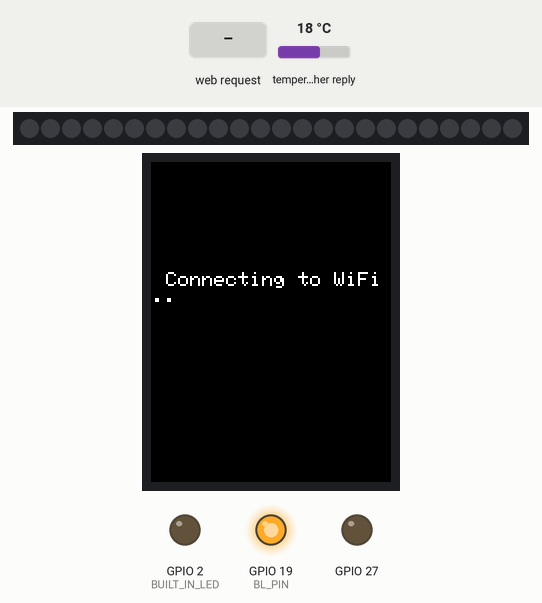
Simulated run of this sketch. Board: ESP32. Shown: 24 RGB LEDs in strip order, left to right, 240×320 colour display, output pins drawn as LEDs (lit = HIGH). The test bench sets the inputs (shaded band); at power-on: temperature in the weather reply 18 °C. Dim RGB values are drawn brighter than linear; WiFi joins after 1.5 s; servers stay silent unless stated; random numbers use the default seed unless the sketch sets one; web services answer with replies made up by the test bench; what the sketch prints to the serial monitor is not drawn.

Above: at 2.8 s.
4.3 s: HTTP request GET /brightness/off received
At 5.2 s:
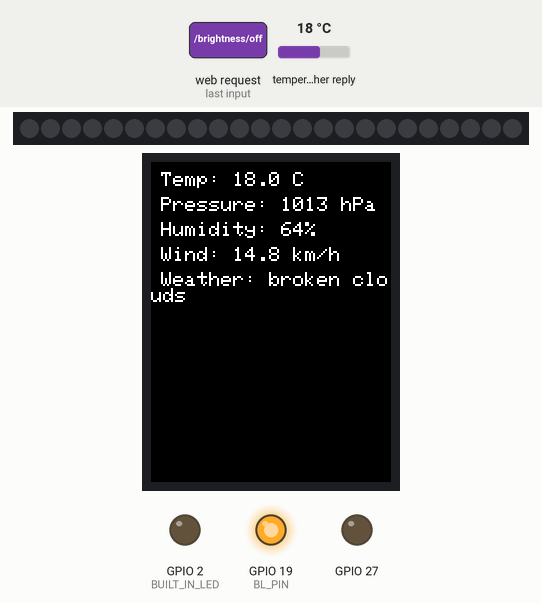
5.8 s: HTTP request GET /brightness/on received
At 6.4 s:
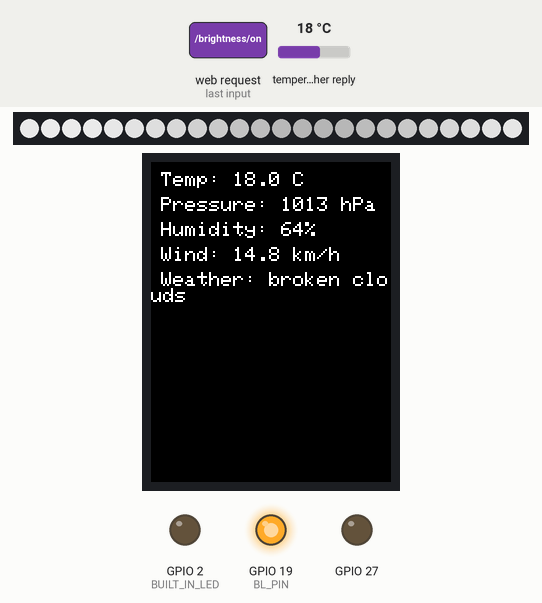
7.4 s: HTTP request GET /brightness/set?value= received
At 8.8 s:
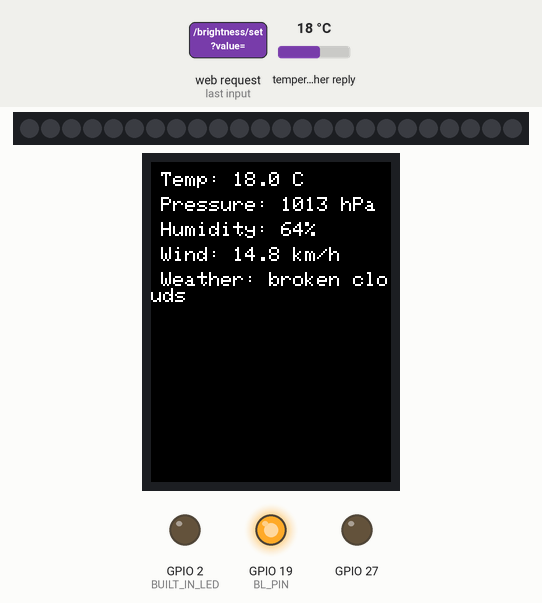
Timing chart, 0 to 10.4 s (numbered marks = the images above; inputs shaded):
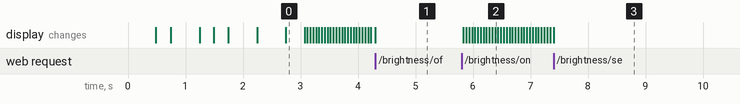

The sketch:

final.ino
```cpp
/*
This code will grab a JSON array from OpenWeatherMaps using the Arduino WiFi.h library, decode it using the ArduinoJson.h library, and will display select data on a 2.4” OLED display using the TFT_eSPI and SPI.h libraries.
The current weather condition, such as; clouds, clear, rain etc, will then be reflected through a 24 LED NeoPixel ring.
Effects include; A blue rain drop effect, a yellow-orange radiant sunbeam, a grey slightly shifting effect to simulate cloud, etc.
These effects are declared as void functions to be easily declared, extended, and to allow for better organisation and reuse in the code anywhere.
The current brightness of the LEDs can also be controlled through a web server using the WiFi.h library to display a static website. The website contains; The Name of the project (ESP32 Weather Station), the current brightness in percentage, one button to turn the brightness OFF (zero), one button to turn the brightness ON (equivalent to full brightness), and a slider to adjust the brightness to any percentage up to 100. It also contains a button to set this current brightness.
The website will only be accessible on the same network as the ESP, unless port forwarding is set up in the routers setting, but some ISPs do not allow for this.
All ISPs do allow setting a device's IP address to a constant one, which is recommended to have the website easily accessible from the same network without having to look up the new IP every time. Below is an image of how this might look like.

  WiFi status codes:
  WL_IDLE_STATUS (0): WiFi is in an idle state.
  WL_NO_SSID_AVAIL (1): No SSID is available.
  WL_SCAN_COMPLETED (2): Scan networks is completed.
  WL_CONNECTED (3): Successfully connected to a WiFi network.
  WL_CONNECT_FAILED (4): Failed to connect to a WiFi network.
  WL_CONNECTION_LOST (5): Connection was lost.
  WL_DISCONNECTED (6): Disconnected from the WiFi network.
*/

// Include necessary libraries
#include <TFT_eSPI.h>
#include <SPI.h>
#include <WiFi.h>
#include <HTTPClient.h>
#include <ArduinoJson.h>
#include <Adafruit_NeoPixel.h>

// Constants
#define BL_PIN 19
#define BUILT_IN_LED 2
#define CIRCLE_PIN 21
#define NUMPIXELS 24

// WiFi and API settings
const char* ssid = "SSID";
const char* password = "PASSWORD";
const char* apiKey = "API_KEY";
const char* city = "POSTAL_CODE";
const char* countryCode = "NZ";

// Global variables
TFT_eSPI tft = TFT_eSPI();
Adafruit_NeoPixel pixels(NUMPIXELS, CIRCLE_PIN, NEO_GRB + NEO_KHZ800);
WiFiServer server(80);
String header;
unsigned long lastEffectUpdate = 0;
const long effectInterval = 50;
int effectStep = 0;
uint8_t brightness = 127;
unsigned long lastWeatherUpdate = 0;
const unsigned long weatherUpdateInterval = 180000;  // 3 minutes
String weatherMain = "Clear";
String weatherDescription = "clear sky";

// Function prototypes
void setupDisplay();
void connectToWiFi();
void fetchWeatherData();
void handleWebClient(WiFiClient client);
void updateWeatherEffect();
void displayWeatherData(float temp, float pressure, int humidity, float windSpeed, const char* conditions);
String httpGETRequest(const char* serverName);
void notConnected();
void setBrightness(uint8_t newBrightness);
void sunEffect();
void cloudEffect();
void rainEffect();
void thunderstormEffect();
void defaultEffect();

void setup() {
  Serial.begin(115200);
  setupDisplay();
  connectToWiFi();
  fetchWeatherData();
  lastWeatherUpdate = millis();
  server.begin();
}

void loop() {
  unsigned long currentMillis = millis();

  // Update weather effect animation
  if (currentMillis - lastEffectUpdate >= effectInterval) {
	lastEffectUpdate = currentMillis;
	updateWeatherEffect();
  }

  // Fetch new weather data every 3 minutes
  if (currentMillis - lastWeatherUpdate >= weatherUpdateInterval) {
	fetchWeatherData();
	lastWeatherUpdate = currentMillis;
  }

  // Handle web client requests
  WiFiClient client = server.available();
  if (client) {
	handleWebClient(client);
  }
}

// Initialize and set up the display
void setupDisplay() {
  pixels.begin();
  pixels.setBrightness(brightness);
  pinMode(BUILT_IN_LED, OUTPUT);
  pinMode(27, OUTPUT);
  tft.init();
  tft.setRotation(0);
  pinMode(BL_PIN, OUTPUT);
  digitalWrite(BL_PIN, HIGH);
  tft.fillScreen(TFT_BLACK);
  tft.setTextColor(TFT_WHITE, TFT_BLACK);
  tft.setTextSize(2);
}

// Connect to WiFi network
void connectToWiFi() {
  WiFi.begin(ssid, password);
  Serial.println("Connecting to WiFi");
  int dotCount = 0;
  while (WiFi.status() != WL_CONNECTED) {
	Serial.print(".");
	notConnected();
	if (dotCount == 0) {
  	tft.fillRect(15, 110, tft.width() - 30, 20, TFT_BLACK);
  	tft.setCursor(15, 110);
  	tft.print("Connecting to WiFi");
	}
	tft.print(".");
	dotCount = (dotCount + 1) % 3;
	delay(500);
  }
  Serial.println("\nConnected to WiFi");
  Serial.print("IP address: ");
  Serial.println(WiFi.localIP());
  pixels.clear();
  pixels.fill(pixels.Color(0, 255, 0), 0, NUMPIXELS);
  pixels.show();
  delay(500);
  pixels.clear();
  pixels.show();
}

// Fetch weather data from OpenWeatherMap API
void fetchWeatherData() {
  if (WiFi.status() == WL_CONNECTED) {
	String serverPath = "http://api.openweathermap.org/data/2.5/weather?q=" + String(city) + "," + String(countryCode) + "&appid=" + String(apiKey);
	String jsonResponse = httpGETRequest(serverPath.c_str());

	StaticJsonDocument<1024> doc;
	DeserializationError error = deserializeJson(doc, jsonResponse);

	if (error) {
  	Serial.print(F("deserializeJson() failed: "));
  	Serial.println(error.f_str());
  	return;
	}

	// Extract weather data from JSON response
	JsonObject weather = doc["weather"][0];
	float temperatureK = doc["main"]["temp"];
	float temperatureC = temperatureK - 273.15;
	float pressure = doc["main"]["pressure"];
	int humidity = doc["main"]["humidity"];
	float windSpeedms = doc["wind"]["speed"];
	float windSpeed = windSpeedms * 3.6;
	weatherMain = weather["main"].as<String>();
	weatherDescription = weather["description"].as<String>();

	// Print extracted data
	Serial.println("\nExtracted Weather Data:");
	Serial.printf("Temperature: %.2f°C (%.2f K)\n", temperatureC, temperatureK);
	Serial.printf("Pressure: %.2f hPa\n", pressure);
	Serial.printf("Humidity: %d%%\n", humidity);
	Serial.printf("Wind Speed: %.2f m/s (%.2f km/h)\n", windSpeedms, windSpeed);
	Serial.printf("Weather Main: %s\n", weatherMain.c_str());
	Serial.printf("Weather Description: %s\n", weatherDescription.c_str());

	displayWeatherData(temperatureC, pressure, humidity, windSpeed, weatherDescription.c_str());
  }
}

// Handle web client requests
void handleWebClient(WiFiClient client) {
  String currentLine = "";
  while (client.connected()) {
	if (client.available()) {
  	char c = client.read();
  	header += c;
  	if (c == '\n') {
    	if (currentLine.length() == 0) {
      	// HTTP headers always start with a response code and a content-type
      	client.println("HTTP/1.1 200 OK");
      	client.println("Content-type:text/html");
      	client.println("Connection: close");
      	client.println();

      	// Handle brightness control requests
      	if (header.indexOf("GET /brightness/off") >= 0) {
        	setBrightness(0);
      	} else if (header.indexOf("GET /brightness/on") >= 0) {
        	setBrightness(255);
      	} else if (header.indexOf("GET /brightness/set?value=") >= 0) {
        	int pos = header.indexOf("GET /brightness/set?value=");
        	String brightnessStr = header.substring(pos + 26);
        	brightnessStr = brightnessStr.substring(0, brightnessStr.indexOf(" HTTP"));
        	int brightnessPercent = brightnessStr.toInt();
        	setBrightness(map(brightnessPercent, 0, 100, 0, 255));
      	}

      	// Generate and send HTML page
      	client.println("<!DOCTYPE html><html>");
      	client.println("<head><meta name=\"viewport\" content=\"width=device-width, initial-scale=1\">");
      	client.println("<style>body { font-family: Arial, sans-serif; text-align: center; }");
      	client.println(".button { background-color: #4CAF50; border: none; color: white; padding: 16px 40px;");
      	client.println("text-decoration: none; font-size: 30px; margin: 2px; cursor: pointer; }");
      	client.println(".slider { width: 300px; }</style></head>");
      	client.println("<body><h1>ESP32 Weather Station</h1>");
      	client.println("<p>Current Brightness: <span id='brightnessValue'>" + String(map(brightness, 0, 255, 0, 100)) + "</span>%</p>");
      	client.println("<p><a href=\"/brightness/off\"><button class=\"button\">Turn Off Brightness</button></a>");
      	client.println("<a href=\"/brightness/on\"><button class=\"button\">Turn On Brightness</button></a></p>");
      	client.println("<p><input type=\"range\" min=\"0\" max=\"100\" value=\"" + String(map(brightness, 0, 255, 0, 100)) + "\" class=\"slider\" id=\"brightnessSlider\">");
      	client.println("<button onclick=\"setBrightness()\">Set Brightness</button></p>");

      	// JavaScript for handling brightness slider
      	client.println("<script>");
      	client.println("var slider = document.getElementById('brightnessSlider');");
      	client.println("var output = document.getElementById('brightnessValue');");
      	client.println("output.innerHTML = slider.value;");
      	client.println("slider.oninput = function() { output.innerHTML = this.value; }");
      	client.println("function setBrightness() {");
      	client.println("  var sliderValue = document.getElementById('brightnessSlider').value;");
      	client.println("  var xhr = new XMLHttpRequest();");
      	client.println("  xhr.onreadystatechange = function() {");
      	client.println("	if (this.readyState == 4 && this.status == 200) {");
      	client.println("  	document.getElementById('brightnessValue').innerText = sliderValue;");
      	client.println("  	console.log('Brightness set to: ' + sliderValue + '%');");
      	client.println("	}");
      	client.println("  };");
      	client.println("  xhr.open('GET', '/brightness/set?value=' + sliderValue, true);");
      	client.println("  xhr.send();");
      	client.println("}");
      	client.println("</script>");
      	client.println("</body></html>");
      	break;
    	} else {
      	currentLine = "";
    	}
  	} else if (c != '\r') {
    	currentLine += c;
  	}
	}
  }
  header = "";
  client.stop();
}

// Update weather effect on NeoPixel ring
void updateWeatherEffect() {
  if (weatherMain == "Clear") {
	sunEffect();
  } else if (weatherMain == "null") {
	fetchWeatherData();
  } else if (weatherMain == "Clouds") {
	cloudEffect();
  } else if (weatherMain == "Rain") {
	rainEffect();
  } else if (weatherMain == "Thunderstorm") {
	thunderstormEffect();
  } else {
	defaultEffect();
  }
  pixels.show();
  effectStep = (effectStep + 1) % 360;
}

// Display weather data on TFT screen
void displayWeatherData(float temp, float pressure, int humidity, float windSpeed, const char* conditions) {
  tft.fillScreen(TFT_BLACK);
  tft.setCursor(10, 10);
  tft.printf("Temp: %.1f C", temp);
  tft.setCursor(10, 35);
  tft.printf("Pressure: %.0f hPa", pressure);
  tft.setCursor(10, 60);
  tft.printf("Humidity: %d%%", humidity);
  tft.setCursor(10, 85);
  tft.printf("Wind: %.1f km/h", windSpeed);
  tft.setCursor(10, 110);
  tft.printf("Weather: %s", conditions);
}

// Make HTTP GET request
String httpGETRequest(const char* serverName) {
  HTTPClient http;
  http.begin(serverName);
  int httpResponseCode = http.GET();
  String payload = "{}";
  if (httpResponseCode > 0) {
	payload = http.getString();
  } else {
	Serial.print("Error code: ");
	Serial.println(httpResponseCode);
  }
  http.end();
  return payload;
}

// Display not connected status
void notConnected() {
  pixels.fill(pixels.Color(255, 0, 0), 0, NUMPIXELS);
  pixels.show();
  delay(250);
  pixels.clear();
  pixels.show();
  delay(250);
}

// Set NeoPixel brightness
void setBrightness(uint8_t newBrightness) {
  brightness = newBrightness;
  pixels.setBrightness(brightness);
  pixels.show();
  Serial.println("Brightness set to: " + String(map(brightness, 0, 255, 0, 100)) + "%");
}

// Weather effect functions
void sunEffect() {
  for (int i = 0; i < NUMPIXELS; i++) {
	float angle = (i * 360.0 / NUMPIXELS + effectStep) * 3.14159 / 180.0;
	int brightness = 128 + sin(angle) * 64;
	int r = brightness;
	int g = brightness * 0.7;
	int b = brightness * 0.2;
	pixels.setPixelColor(i, pixels.Color(r, g, b));
  }
}

void cloudEffect() {
  for (int i = 0; i < NUMPIXELS; i++) {
	float angle = (i * 360.0 / NUMPIXELS + effectStep) * 3.14159 / 180.0;
	int brightness = 128 + sin(angle) * 64;
	pixels.setPixelColor(i, pixels.Color(brightness, brightness, brightness));
  }
}

void rainEffect() {
  pixels.clear();
  for (int i = 0; i < NUMPIXELS; i++) {
	if ((i + effectStep) % 3 == 0) {
  	int blue = random(50, 150);
  	pixels.setPixelColor(i, pixels.Color(0, 0, blue));
	}
  }
}

void thunderstormEffect() {
  for (int i = 0; i < NUMPIXELS; i++) {
	pixels.setPixelColor(i, pixels.Color(20, 20, 30));
  }
  if (random(10) == 0) {
	int lightning = random(50, 255);
	for (int i = 0; i < NUMPIXELS; i++) {
  	pixels.setPixelColor(i, pixels.Color(lightning, lightning, lightning));
	}
  }
}

void defaultEffect() {
  for (int i = 0; i < NUMPIXELS; i++) {
	float angle = (i * 360.0 / NUMPIXELS + effectStep) * 3.14159 / 180.0;
	int value = 128 + sin(angle) * 127;
	pixels.setPixelColor(i, pixels.Color(value, value, value));
  }
}
```
